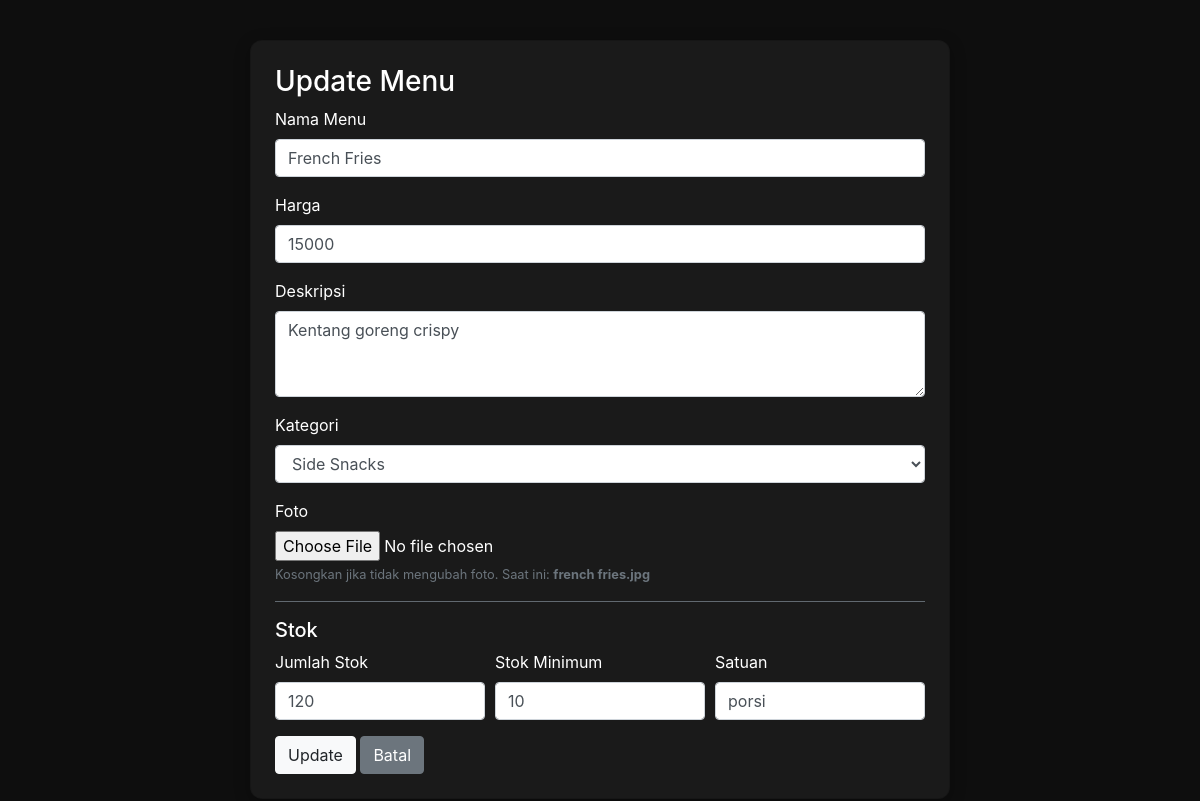
The page /adminSide/menuCrud/editItem.php?id=2 on the database its author committed.
### tables this page shows
CREATE TABLE `menu` (
  `id_menu` int(11) NOT NULL,
  `id_kategori` int(11) NOT NULL,
  `nama_menu` varchar(100) NOT NULL,
  `harga` decimal(12,2) NOT NULL,
  `deskripsi` text DEFAULT NULL,
  `foto` varchar(255) DEFAULT NULL,
  `status` enum('tersedia','habis') DEFAULT 'tersedia',
  `created_at` datetime DEFAULT current_timestamp()
);

CREATE TABLE `kategori` (
  `id_kategori` int(11) NOT NULL,
  `nama_kategori` varchar(100) NOT NULL,
  `deskripsi` text DEFAULT NULL,
  `created_at` datetime DEFAULT current_timestamp()
);

CREATE TABLE `stok` (
  `id_stok` int(11) NOT NULL,
  `id_menu` int(11) NOT NULL,
  `jumlah_stok` int(11) NOT NULL DEFAULT 0,
  `stok_minimum` int(11) NOT NULL DEFAULT 0,
  `satuan` varchar(20) DEFAULT 'porsi',
  `updated_at` datetime DEFAULT current_timestamp() ON UPDATE current_timestamp()
);

### adminSide/menuCrud/editItem.php (the view, shortened to what this page needs)
<?php
require_once "../config.php";
$id_menu = (int)$_GET["id"];
$sql = "SELECT * FROM menu WHERE id_menu = ?";
$stmt = mysqli_prepare($link, $sql);
mysqli_stmt_bind_param($stmt, "i", $id_menu);
mysqli_stmt_execute($stmt);
$menu = mysqli_fetch_assoc(mysqli_stmt_get_result($stmt));
$stok = mysqli_fetch_assoc(mysqli_query($link, "SELECT * FROM stok WHERE id_menu = $id_menu LIMIT 1"));
$kategori = mysqli_query($link, "SELECT * FROM kategori ORDER BY nama_kategori ASC");
?>
<!DOCTYPE html>
<html lang="id">
<head>
  <link rel="stylesheet" href="https://stackpath.bootstrapcdn.com/bootstrap/4.5.2/css/bootstrap.min.css">
</head>
<body>
<div class="card p-4">
  <h3>Update Menu</h3>
  <form action="updateItem.php" method="POST" enctype="multipart/form-data">
    <div class="form-group">
      <label>Nama Menu</label>
      <input type="text" name="nama_menu" class="form-control" value="<?= htmlspecialchars($menu['nama_menu']) ?>" required>
    </div>
    <div class="form-group">
      <label>Harga</label>
      <input type="number" name="harga" class="form-control" min="0" step="100" value="<?= (float)$menu['harga'] ?>" required>
    </div>
    <div class="form-group">
      <label>Deskripsi</label>
      <textarea name="deskripsi" class="form-control" rows="3"><?= htmlspecialchars($menu['deskripsi']) ?></textarea>
    </div>
    <div class="form-group">
      <label>Kategori</label>
      <select name="id_kategori" class="form-control" required>
        <?php while($k = mysqli_fetch_assoc($kategori)): ?>
          <option value="<?= $k['id_kategori'] ?>" <?= ($menu['id_kategori']==$k['id_kategori']?'selected':'') ?>>
            <?= htmlspecialchars($k['nama_kategori']) ?>
          </option>
        <?php endwhile; ?>
      </select>
    </div>
    <div class="form-group">
      <label>Foto</label>
      <input type="file" name="foto" class="form-control-file" accept="image/*">
      <small class="text-muted">Kosongkan jika tidak mengubah foto. Saat ini: <b><?= htmlspecialchars($menu['foto']) ?></b></small>
    </div>
    <hr class="bg-secondary">
    <h5>Stok</h5>
    <div class="form-row">
      <div class="form-group col-md-4">
        <label>Jumlah Stok</label>
        <input type="number" name="jumlah_stok" class="form-control" min="0" value="<?= (int)$stok['jumlah_stok'] ?>" required>
      </div>
      <div class="form-group col-md-4">
        <label>Stok Minimum</label>
        <input type="number" name="stok_minimum" class="form-control" min="0" value="<?= (int)$stok['stok_minimum'] ?>" required>
      </div>
      <div class="form-group col-md-4">
        <label>Satuan</label>
        <input type="text" name="satuan" class="form-control" maxlength="20" value="<?= htmlspecialchars($stok['satuan']) ?>" required>
      </div>
    </div>
    <button class="btn btn-light">Update</button>
    <a href="../panel/menu-panel.php" class="btn btn-secondary">Batal</a>
  </form>
</div>
</body>
</html>

### adminSide/menuCrud/editItem.php (style rules this page uses)
body { background:#0e0e0e;color:#fff;padding:40px }
.card { max-width:700px;margin:auto;background:rgba(255,255,255,.05);border-radius:12px;box-shadow:0 4px 16px rgba(0,0,0,.3) }

### rows shown on the page
menu: nama_menu "French Fries", harga "15000", deskripsi "Kentang goreng crispy", id_kategori "Side Snacks", foto "french fries.jpg"
stok: jumlah_stok "120", stok_minimum "10", satuan "porsi"
